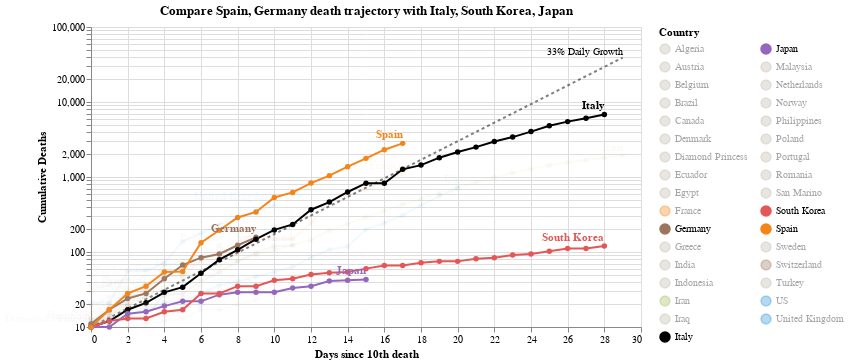

The notebook cell saved with this chart:
### Code cell
#hide_input
chart2 = make_since_chart(['Spain', 'Germany'])
chart2

### Figure 1 — Vega-Lite specification as saved in the notebook (floating-point values rounded to 4 significant figures; data arrays with more than 128 entries replaced by an {"elided": "..."} marker saying what was removed)
{"config": {"view": {"continuousWidth": 400, "continuousHeight": 300}}, "layer": [{"mark": {"type": "line", "color": "black", "opacity": 0.5, "strokeDash": [3, 3]}, "encoding": {"x": {"type": "quantitative", "field": "Days since 10th death"}, "y": {"type": "quantitative", "field": "Confirmed Cases"}}}, {"mark": {"type": "text", "align": "right", "dy": -6, "fontSize": 10, "text": "33% Daily Growth"}, "encoding": {"x": {"type": "quantitative", "field": "Days since 10th death"}, "y": {"type": "quantitative", "field": "Confirmed Cases"}}, "transform": [{"filter": "(datum['Days since 10th death'] >= 29)"}]}, {"data": {"name": "data-e46b70c777cb035cbac4902ea04975d8"}, "mark": {"type": "line", "point": true}, "encoding": {"color": {"type": "nominal", "field": "Country", "legend": {"columns": 2, "symbolLimit": 33}, "scale": {"domain": ["Algeria", "Austria", "Belgium", "Brazil", "Canada", "Denmark", "Diamond Princess", "Ecuador", "Egypt", "France", "Germany", "Greece", "India", "Indonesia", "Iran", "Iraq", "Italy", "Japan", "Malaysia", "Netherlands", "Norway", "Philippines", "Poland", "Portugal", "Romania", "San Marino", "South Korea", "Spain", "Sweden", "Switzerland", "Turkey", "US", "United Kingdom"], "range": ["#C1B7AD", "#C1B7AD", "#C1B7AD", "#C1B7AD", "#C1B7AD", "#C1B7AD", "#C1B7AD", "#C1B7AD", "#C1B7AD", "#F58518", "#9D755D", "#C1B7AD", "#C1B7AD", "#C1B7AD", "#A1BA59", "#C1B7AD", "black", "#9467bd", "#C1B7AD", "#C1B7AD", "#C1B7AD", "#C1B7AD", "#C1B7AD", "#C1B7AD", "#C1B7AD", "#C1B7AD", "#E45756", "#F58518", "#C1B7AD", "#9D755D", "#C1B7AD", "#2495D3", "#2495D3"]}}, "opacity": {"condition": {"value": 1, "selection": "selector002"}, "value": 0.05}, "tooltip": [{"type": "nominal", "field": "Country"}, {"type": "temporal", "field": "Date"}, {"type": "quantitative", "field": "Confirmed Cases"}, {"type": "quantitative", "field": "Days since 10th death"}], "x": {"type": "quantitative", "field": "Days since 10th death"}, "y": {"type": "quantitative", "axis": {"title": "Cumulative Deaths"}, "field": "Confirmed Cases", "scale": {"type": "log"}}}, "selection": {"selector002": {"type": "multi", "fields": ["Country"], "bind": "legend", "init": [{"Country": "Spain"}, {"Country": "Germany"}, {"Country": "Italy"}, {"Country": "South Korea"}, {"Country": "Japan"}]}}, "width": 550}, {"data": {"name": "data-e46b70c777cb035cbac4902ea04975d8"}, "mark": {"type": "text", "align": "right", "dy": -8, "fontWeight": "bold"}, "encoding": {"color": {"type": "nominal", "field": "Country", "legend": {"columns": 2, "symbolLimit": 33}, "scale": {"domain": ["Algeria", "Austria", "Belgium", "Brazil", "Canada", "Denmark", "Diamond Princess", "Ecuador", "Egypt", "France", "Germany", "Greece", "India", "Indonesia", "Iran", "Iraq", "Italy", "Japan", "Malaysia", "Netherlands", "Norway", "Philippines", "Poland", "Portugal", "Romania", "San Marino", "South Korea", "Spain", "Sweden", "Switzerland", "Turkey", "US", "United Kingdom"], "range": ["#C1B7AD", "#C1B7AD", "#C1B7AD", "#C1B7AD", "#C1B7AD", "#C1B7AD", "#C1B7AD", "#C1B7AD", "#C1B7AD", "#F58518", "#9D755D", "#C1B7AD", "#C1B7AD", "#C1B7AD", "#A1BA59", "#C1B7AD", "black", "#9467bd", "#C1B7AD", "#C1B7AD", "#C1B7AD", "#C1B7AD", "#C1B7AD", "#C1B7AD", "#C1B7AD", "#C1B7AD", "#E45756", "#F58518", "#C1B7AD", "#9D755D", "#C1B7AD", "#2495D3", "#2495D3"]}}, "opacity": {"condition": {"value": 1, "selection": "selector002"}, "value": 0.05}, "text": {"type": "nominal", "field": "Country"}, "tooltip": [{"type": "nominal", "field": "Country"}, {"type": "temporal", "field": "Date"}, {"type": "quantitative", "field": "Confirmed Cases"}, {"type": "quantitative", "field": "Days since 10th death"}], "x": {"type": "quantitative", "field": "Days since 10th death"}, "y": {"type": "quantitative", "axis": {"title": "Cumulative Deaths"}, "field": "Confirmed Cases", "scale": {"type": "log"}}}, "transform": [{"filter": "(datum['Date'] >= 1585008000000)"}], "width": 550}], "data": {"name": "data-f95e9e71ad99c972e2407a210432e38a"}, "title": "Compare Spain, Germany death trajectory with Italy, South Korea, Japan", "$schema": "https://vega.github.io/schema/vega-lite/v4.0.2.json", "datasets": {"data-f95e9e71ad99c972e2407a210432e38a": [{"Days since 10th death": 0, "Confirmed Cases": 10.0}, {"Days since 10th death": 1, "Confirmed Cases": 13.3}, {"Days since 10th death": 2, "Confirmed Cases": 17.69}, {"Days since 10th death": 3, "Confirmed Cases": 23.53}, {"Days since 10th death": 4, "Confirmed Cases": 31.29}, {"Days since 10th death": 5, "Confirmed Cases": 41.62}, {"Days since 10th death": 6, "Confirmed Cases": 55.35}, {"Days since 10th death": 7, "Confirmed Cases": 73.61}, {"Days since 10th death": 8, "Confirmed Cases": 97.91}, {"Days since 10th death": 9, "Confirmed Cases": 130.2}, {"Days since 10th death": 10, "Confirmed Cases": 173.2}, {"Days since 10th death": 11, "Confirmed Cases": 230.3}, {"Days since 10th death": 12, "Confirmed Cases": 306.4}, {"Days since 10th death": 13, "Confirmed Cases": 407.4}, {"Days since 10th death": 14, "Confirmed Cases": 541.9}, {"Days since 10th death": 15, "Confirmed Cases": 720.7}, {"Days since 10th death": 16, "Confirmed Cases": 958.6}, {"Days since 10th death": 17, "Confirmed Cases": 1275.0}, {"Days since 10th death": 18, "Confirmed Cases": 1696.0}, {"Days since 10th death": 19, "Confirmed Cases": 2255.0}, {"Days since 10th death": 20, "Confirmed Cases": 2999.0}, {"Days since 10th death": 21, "Confirmed Cases": 3989.0}, {"Days since 10th death": 22, "Confirmed Cases": 5306.0}, {"Days since 10th death": 23, "Confirmed Cases": 7056.0}, {"Days since 10th death": 24, "Confirmed Cases": 9385.0}, {"Days since 10th death": 25, "Confirmed Cases": 12480.0}, {"Days since 10th death": 26, "Confirmed Cases": 16600.0}, {"Days since 10th death": 27, "Confirmed Cases": 22080.0}, {"Days since 10th death": 28, "Confirmed Cases": 29370.0}, {"Days since 10th death": 29, "Confirmed Cases": 39060.0}], "data-e46b70c777cb035cbac4902ea04975d8": {"elided": "306 records"}}}
